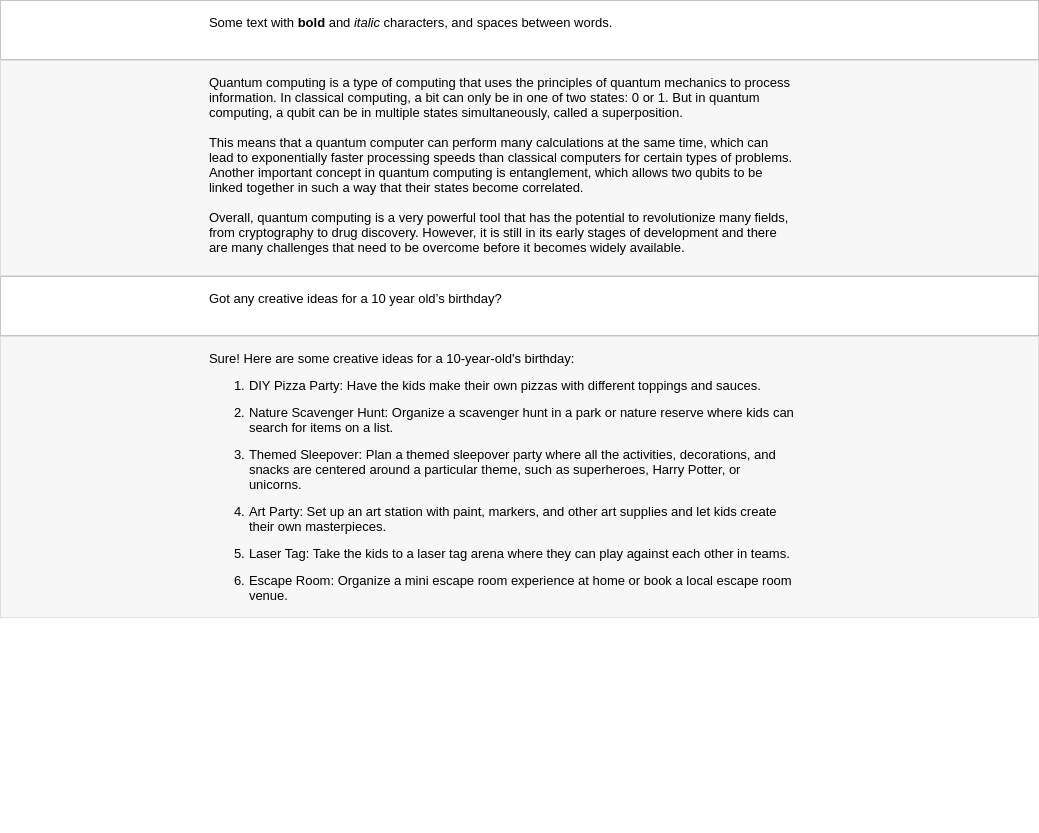
<?xml version="1.0" encoding="UTF-8"?>
<ui version="4.0">
 <class>Form</class>
 <widget class="QWidget" name="Form">
  <property name="geometry">
   <rect>
    <x>0</x>
    <y>0</y>
    <width>1039</width>
    <height>833</height>
   </rect>
  </property>
  <property name="windowTitle">
   <string>Form</string>
  </property>
  <property name="styleSheet">
   <string notr="true">QPushButton,
QLabel {
	border: none;
	padding: 5px;
}

QWidget {
	background: #fff;
}
</string>
  </property>
  <layout class="QVBoxLayout" name="verticalLayout_5">
   <property name="spacing">
    <number>0</number>
   </property>
   <property name="leftMargin">
    <number>0</number>
   </property>
   <property name="topMargin">
    <number>0</number>
   </property>
   <property name="rightMargin">
    <number>0</number>
   </property>
   <property name="bottomMargin">
    <number>0</number>
   </property>
   <item>
    <widget class="QFrame" name="frame_22">
     <property name="styleSheet">
      <string notr="true">background: #fff;

</string>
     </property>
     <property name="frameShape">
      <enum>QFrame::StyledPanel</enum>
     </property>
     <property name="frameShadow">
      <enum>QFrame::Raised</enum>
     </property>
     <layout class="QGridLayout" name="gridLayout_14">
      <property name="leftMargin">
       <number>9</number>
      </property>
      <item row="0" column="3" rowspan="3">
       <widget class="QFrame" name="frame_24">
        <property name="minimumSize">
         <size>
          <width>80</width>
          <height>0</height>
         </size>
        </property>
        <property name="maximumSize">
         <size>
          <width>80</width>
          <height>16777215</height>
         </size>
        </property>
        <property name="styleSheet">
         <string notr="true">border:none;</string>
        </property>
        <property name="frameShape">
         <enum>QFrame::StyledPanel</enum>
        </property>
        <property name="frameShadow">
         <enum>QFrame::Raised</enum>
        </property>
        <layout class="QGridLayout" name="gridLayout_15">
         <property name="leftMargin">
          <number>0</number>
         </property>
         <property name="topMargin">
          <number>0</number>
         </property>
         <property name="rightMargin">
          <number>0</number>
         </property>
         <property name="bottomMargin">
          <number>0</number>
         </property>
         <property name="horizontalSpacing">
          <number>0</number>
         </property>
         <item row="0" column="0">
          <widget class="QPushButton" name="pushButton_13">
           <property name="styleSheet">
            <string notr="true"/>
           </property>
           <property name="text">
            <string/>
           </property>
           <property name="icon">
            <iconset>
             <normaloff>:/icons/static/icons/pencil-square.svg</normaloff>:/icons/static/icons/pencil-square.svg</iconset>
           </property>
          </widget>
         </item>
         <item row="0" column="3">
          <spacer name="horizontalSpacer_27">
           <property name="orientation">
            <enum>Qt::Horizontal</enum>
           </property>
           <property name="sizeHint" stdset="0">
            <size>
             <width>40</width>
             <height>20</height>
            </size>
           </property>
          </spacer>
         </item>
         <item row="1" column="0" colspan="2">
          <spacer name="verticalSpacer_17">
           <property name="orientation">
            <enum>Qt::Vertical</enum>
           </property>
           <property name="sizeHint" stdset="0">
            <size>
             <width>20</width>
             <height>9</height>
            </size>
           </property>
          </spacer>
         </item>
        </layout>
       </widget>
      </item>
      <item row="0" column="1" rowspan="3">
       <widget class="QFrame" name="frame_23">
        <property name="styleSheet">
         <string notr="true">border:none;</string>
        </property>
        <property name="frameShape">
         <enum>QFrame::StyledPanel</enum>
        </property>
        <property name="frameShadow">
         <enum>QFrame::Raised</enum>
        </property>
        <layout class="QVBoxLayout" name="verticalLayout_7">
         <property name="spacing">
          <number>0</number>
         </property>
         <property name="leftMargin">
          <number>0</number>
         </property>
         <property name="topMargin">
          <number>0</number>
         </property>
         <property name="rightMargin">
          <number>0</number>
         </property>
         <property name="bottomMargin">
          <number>0</number>
         </property>
         <item>
          <widget class="QPushButton" name="pushButton">
           <property name="text">
            <string/>
           </property>
           <property name="icon">
            <iconset>
             <normaloff>:/icons/static/icons/input.png</normaloff>:/icons/static/icons/input.png</iconset>
           </property>
           <property name="iconSize">
            <size>
             <width>30</width>
             <height>30</height>
            </size>
           </property>
          </widget>
         </item>
         <item>
          <spacer name="verticalSpacer_16">
           <property name="orientation">
            <enum>Qt::Vertical</enum>
           </property>
           <property name="sizeHint" stdset="0">
            <size>
             <width>20</width>
             <height>3</height>
            </size>
           </property>
          </spacer>
         </item>
        </layout>
       </widget>
      </item>
      <item row="0" column="0" rowspan="3">
       <spacer name="horizontalSpacer_25">
        <property name="orientation">
         <enum>Qt::Horizontal</enum>
        </property>
        <property name="sizeHint" stdset="0">
         <size>
          <width>40</width>
          <height>20</height>
         </size>
        </property>
       </spacer>
      </item>
      <item row="0" column="4" rowspan="3">
       <spacer name="horizontalSpacer_26">
        <property name="orientation">
         <enum>Qt::Horizontal</enum>
        </property>
        <property name="sizeHint" stdset="0">
         <size>
          <width>40</width>
          <height>20</height>
         </size>
        </property>
       </spacer>
      </item>
      <item row="0" column="2" rowspan="2">
       <widget class="QLabel" name="label_13">
        <property name="minimumSize">
         <size>
          <width>600</width>
          <height>0</height>
         </size>
        </property>
        <property name="maximumSize">
         <size>
          <width>600</width>
          <height>16777215</height>
         </size>
        </property>
        <property name="font">
         <font>
          <pointsize>10</pointsize>
         </font>
        </property>
        <property name="styleSheet">
         <string notr="true"/>
        </property>
        <property name="text">
         <string>&lt;html&gt;Some text with &lt;b&gt;bold&lt;/b&gt; and &lt;i&gt;italic&lt;/i&gt; characters, and spaces between words.&lt;/html&gt;</string>
        </property>
        <property name="wordWrap">
         <bool>true</bool>
        </property>
        <property name="textInteractionFlags">
         <set>Qt::LinksAccessibleByKeyboard|Qt::LinksAccessibleByMouse|Qt::TextBrowserInteraction|Qt::TextSelectableByKeyboard|Qt::TextSelectableByMouse</set>
        </property>
       </widget>
      </item>
     </layout>
    </widget>
   </item>
   <item>
    <widget class="QFrame" name="frame_9">
     <property name="styleSheet">
      <string notr="true">background: #f7f7f8;
border: 0.5px solid #dededf;
</string>
     </property>
     <property name="frameShape">
      <enum>QFrame::StyledPanel</enum>
     </property>
     <property name="frameShadow">
      <enum>QFrame::Raised</enum>
     </property>
     <layout class="QGridLayout" name="gridLayout_11">
      <property name="leftMargin">
       <number>9</number>
      </property>
      <item row="0" column="3" rowspan="2">
       <widget class="QFrame" name="frame_10">
        <property name="minimumSize">
         <size>
          <width>80</width>
          <height>0</height>
         </size>
        </property>
        <property name="maximumSize">
         <size>
          <width>80</width>
          <height>16777215</height>
         </size>
        </property>
        <property name="styleSheet">
         <string notr="true">border:none;</string>
        </property>
        <property name="frameShape">
         <enum>QFrame::StyledPanel</enum>
        </property>
        <property name="frameShadow">
         <enum>QFrame::Raised</enum>
        </property>
        <layout class="QGridLayout" name="gridLayout_2">
         <property name="leftMargin">
          <number>0</number>
         </property>
         <property name="topMargin">
          <number>0</number>
         </property>
         <property name="rightMargin">
          <number>0</number>
         </property>
         <property name="bottomMargin">
          <number>0</number>
         </property>
         <property name="spacing">
          <number>0</number>
         </property>
         <item row="1" column="0">
          <spacer name="verticalSpacer_3">
           <property name="orientation">
            <enum>Qt::Vertical</enum>
           </property>
           <property name="sizeHint" stdset="0">
            <size>
             <width>20</width>
             <height>9</height>
            </size>
           </property>
          </spacer>
         </item>
         <item row="0" column="0">
          <widget class="QPushButton" name="pushButton_14">
           <property name="text">
            <string/>
           </property>
           <property name="icon">
            <iconset>
             <normaloff>:/icons/static/icons/thumb_up.svg</normaloff>:/icons/static/icons/thumb_up.svg</iconset>
           </property>
           <property name="iconSize">
            <size>
             <width>18</width>
             <height>18</height>
            </size>
           </property>
          </widget>
         </item>
         <item row="0" column="1">
          <widget class="QPushButton" name="pushButton_15">
           <property name="text">
            <string/>
           </property>
           <property name="icon">
            <iconset>
             <normaloff>:/icons/static/icons/thumb_down.svg</normaloff>:/icons/static/icons/thumb_down.svg</iconset>
           </property>
          </widget>
         </item>
         <item row="0" column="2">
          <spacer name="horizontalSpacer_7">
           <property name="orientation">
            <enum>Qt::Horizontal</enum>
           </property>
           <property name="sizeHint" stdset="0">
            <size>
             <width>40</width>
             <height>20</height>
            </size>
           </property>
          </spacer>
         </item>
        </layout>
       </widget>
      </item>
      <item row="0" column="1" rowspan="2">
       <widget class="QFrame" name="frame_12">
        <property name="styleSheet">
         <string notr="true">border:none;</string>
        </property>
        <property name="frameShape">
         <enum>QFrame::StyledPanel</enum>
        </property>
        <property name="frameShadow">
         <enum>QFrame::Raised</enum>
        </property>
        <layout class="QVBoxLayout" name="verticalLayout_2">
         <property name="spacing">
          <number>0</number>
         </property>
         <property name="leftMargin">
          <number>0</number>
         </property>
         <property name="topMargin">
          <number>0</number>
         </property>
         <property name="rightMargin">
          <number>0</number>
         </property>
         <property name="bottomMargin">
          <number>0</number>
         </property>
         <item>
          <widget class="QPushButton" name="pushButton_2">
           <property name="text">
            <string/>
           </property>
           <property name="icon">
            <iconset>
             <normaloff>:/icons/static/icons/chatGTP.png</normaloff>:/icons/static/icons/chatGTP.png</iconset>
           </property>
           <property name="iconSize">
            <size>
             <width>30</width>
             <height>30</height>
            </size>
           </property>
          </widget>
         </item>
         <item>
          <spacer name="verticalSpacer_4">
           <property name="orientation">
            <enum>Qt::Vertical</enum>
           </property>
           <property name="sizeHint" stdset="0">
            <size>
             <width>20</width>
             <height>3</height>
            </size>
           </property>
          </spacer>
         </item>
        </layout>
       </widget>
      </item>
      <item row="0" column="0" rowspan="2">
       <spacer name="horizontalSpacer_14">
        <property name="orientation">
         <enum>Qt::Horizontal</enum>
        </property>
        <property name="sizeHint" stdset="0">
         <size>
          <width>40</width>
          <height>20</height>
         </size>
        </property>
       </spacer>
      </item>
      <item row="0" column="4" rowspan="2">
       <spacer name="horizontalSpacer_12">
        <property name="orientation">
         <enum>Qt::Horizontal</enum>
        </property>
        <property name="sizeHint" stdset="0">
         <size>
          <width>40</width>
          <height>20</height>
         </size>
        </property>
       </spacer>
      </item>
      <item row="0" column="2">
       <widget class="QLabel" name="label_4">
        <property name="minimumSize">
         <size>
          <width>600</width>
          <height>0</height>
         </size>
        </property>
        <property name="maximumSize">
         <size>
          <width>600</width>
          <height>16777215</height>
         </size>
        </property>
        <property name="font">
         <font>
          <pointsize>10</pointsize>
         </font>
        </property>
        <property name="styleSheet">
         <string notr="true">border: none;</string>
        </property>
        <property name="text">
         <string>Quantum computing is a type of computing that uses the principles of quantum mechanics to process information. In classical computing, a bit can only be in one of two states: 0 or 1. But in quantum computing, a qubit can be in multiple states simultaneously, called a superposition.

This means that a quantum computer can perform many calculations at the same time, which can lead to exponentially faster processing speeds than classical computers for certain types of problems. Another important concept in quantum computing is entanglement, which allows two qubits to be linked together in such a way that their states become correlated.

Overall, quantum computing is a very powerful tool that has the potential to revolutionize many fields, from cryptography to drug discovery. However, it is still in its early stages of development and there are many challenges that need to be overcome before it becomes widely available.</string>
        </property>
        <property name="wordWrap">
         <bool>true</bool>
        </property>
        <property name="textInteractionFlags">
         <set>Qt::LinksAccessibleByKeyboard|Qt::LinksAccessibleByMouse|Qt::TextBrowserInteraction|Qt::TextSelectableByKeyboard|Qt::TextSelectableByMouse</set>
        </property>
       </widget>
      </item>
     </layout>
    </widget>
   </item>
   <item>
    <widget class="QFrame" name="frame_19">
     <property name="minimumSize">
      <size>
       <width>6</width>
       <height>0</height>
      </size>
     </property>
     <property name="styleSheet">
      <string notr="true">background: #fff;
</string>
     </property>
     <property name="frameShape">
      <enum>QFrame::StyledPanel</enum>
     </property>
     <property name="frameShadow">
      <enum>QFrame::Raised</enum>
     </property>
     <layout class="QGridLayout" name="gridLayout_13">
      <property name="leftMargin">
       <number>9</number>
      </property>
      <item row="0" column="0" rowspan="3">
       <spacer name="horizontalSpacer_22">
        <property name="orientation">
         <enum>Qt::Horizontal</enum>
        </property>
        <property name="sizeHint" stdset="0">
         <size>
          <width>40</width>
          <height>20</height>
         </size>
        </property>
       </spacer>
      </item>
      <item row="0" column="1" rowspan="3">
       <widget class="QFrame" name="frame_20">
        <property name="styleSheet">
         <string notr="true">border:none;</string>
        </property>
        <property name="frameShape">
         <enum>QFrame::StyledPanel</enum>
        </property>
        <property name="frameShadow">
         <enum>QFrame::Raised</enum>
        </property>
        <layout class="QVBoxLayout" name="verticalLayout_6">
         <property name="spacing">
          <number>0</number>
         </property>
         <property name="leftMargin">
          <number>0</number>
         </property>
         <property name="topMargin">
          <number>0</number>
         </property>
         <property name="rightMargin">
          <number>0</number>
         </property>
         <property name="bottomMargin">
          <number>0</number>
         </property>
         <item>
          <widget class="QPushButton" name="pushButton_3">
           <property name="text">
            <string/>
           </property>
           <property name="icon">
            <iconset>
             <normaloff>:/icons/static/icons/input.png</normaloff>:/icons/static/icons/input.png</iconset>
           </property>
           <property name="iconSize">
            <size>
             <width>30</width>
             <height>30</height>
            </size>
           </property>
          </widget>
         </item>
         <item>
          <spacer name="verticalSpacer_14">
           <property name="orientation">
            <enum>Qt::Vertical</enum>
           </property>
           <property name="sizeHint" stdset="0">
            <size>
             <width>20</width>
             <height>3</height>
            </size>
           </property>
          </spacer>
         </item>
        </layout>
       </widget>
      </item>
      <item row="0" column="4" rowspan="3">
       <spacer name="horizontalSpacer_23">
        <property name="orientation">
         <enum>Qt::Horizontal</enum>
        </property>
        <property name="sizeHint" stdset="0">
         <size>
          <width>40</width>
          <height>20</height>
         </size>
        </property>
       </spacer>
      </item>
      <item row="0" column="3" rowspan="3">
       <widget class="QFrame" name="frame_21">
        <property name="minimumSize">
         <size>
          <width>80</width>
          <height>0</height>
         </size>
        </property>
        <property name="maximumSize">
         <size>
          <width>80</width>
          <height>16777215</height>
         </size>
        </property>
        <property name="styleSheet">
         <string notr="true">border:none;</string>
        </property>
        <property name="frameShape">
         <enum>QFrame::StyledPanel</enum>
        </property>
        <property name="frameShadow">
         <enum>QFrame::Raised</enum>
        </property>
        <layout class="QGridLayout" name="gridLayout_10">
         <property name="leftMargin">
          <number>0</number>
         </property>
         <property name="topMargin">
          <number>0</number>
         </property>
         <property name="rightMargin">
          <number>0</number>
         </property>
         <property name="bottomMargin">
          <number>0</number>
         </property>
         <property name="horizontalSpacing">
          <number>0</number>
         </property>
         <item row="0" column="0">
          <widget class="QPushButton" name="pushButton_12">
           <property name="styleSheet">
            <string notr="true"/>
           </property>
           <property name="text">
            <string/>
           </property>
           <property name="icon">
            <iconset>
             <normaloff>:/icons/static/icons/pencil-square.svg</normaloff>:/icons/static/icons/pencil-square.svg</iconset>
           </property>
          </widget>
         </item>
         <item row="0" column="3">
          <spacer name="horizontalSpacer_24">
           <property name="orientation">
            <enum>Qt::Horizontal</enum>
           </property>
           <property name="sizeHint" stdset="0">
            <size>
             <width>40</width>
             <height>20</height>
            </size>
           </property>
          </spacer>
         </item>
         <item row="1" column="0" colspan="2">
          <spacer name="verticalSpacer_15">
           <property name="orientation">
            <enum>Qt::Vertical</enum>
           </property>
           <property name="sizeHint" stdset="0">
            <size>
             <width>20</width>
             <height>9</height>
            </size>
           </property>
          </spacer>
         </item>
        </layout>
       </widget>
      </item>
      <item row="0" column="2" rowspan="2">
       <widget class="QLabel" name="label_10">
        <property name="minimumSize">
         <size>
          <width>600</width>
          <height>0</height>
         </size>
        </property>
        <property name="maximumSize">
         <size>
          <width>600</width>
          <height>16777215</height>
         </size>
        </property>
        <property name="font">
         <font>
          <pointsize>10</pointsize>
         </font>
        </property>
        <property name="styleSheet">
         <string notr="true"/>
        </property>
        <property name="text">
         <string>Got any creative ideas for a 10 year old’s birthday?</string>
        </property>
        <property name="wordWrap">
         <bool>true</bool>
        </property>
        <property name="textInteractionFlags">
         <set>Qt::LinksAccessibleByKeyboard|Qt::LinksAccessibleByMouse|Qt::TextBrowserInteraction|Qt::TextSelectableByKeyboard|Qt::TextSelectableByMouse</set>
        </property>
       </widget>
      </item>
     </layout>
    </widget>
   </item>
   <item>
    <widget class="QFrame" name="frame_14">
     <property name="styleSheet">
      <string notr="true">background: #f7f7f8;
border: 0.5px solid #dededf;
</string>
     </property>
     <property name="frameShape">
      <enum>QFrame::StyledPanel</enum>
     </property>
     <property name="frameShadow">
      <enum>QFrame::Raised</enum>
     </property>
     <layout class="QGridLayout" name="gridLayout_12">
      <property name="leftMargin">
       <number>9</number>
      </property>
      <item row="0" column="3" rowspan="3">
       <widget class="QFrame" name="frame_15">
        <property name="minimumSize">
         <size>
          <width>80</width>
          <height>0</height>
         </size>
        </property>
        <property name="maximumSize">
         <size>
          <width>80</width>
          <height>16777215</height>
         </size>
        </property>
        <property name="styleSheet">
         <string notr="true">border:none;</string>
        </property>
        <property name="frameShape">
         <enum>QFrame::StyledPanel</enum>
        </property>
        <property name="frameShadow">
         <enum>QFrame::Raised</enum>
        </property>
        <layout class="QGridLayout" name="gridLayout_4">
         <property name="leftMargin">
          <number>0</number>
         </property>
         <property name="topMargin">
          <number>0</number>
         </property>
         <property name="rightMargin">
          <number>0</number>
         </property>
         <property name="bottomMargin">
          <number>0</number>
         </property>
         <property name="horizontalSpacing">
          <number>0</number>
         </property>
         <item row="0" column="3">
          <spacer name="horizontalSpacer_17">
           <property name="orientation">
            <enum>Qt::Horizontal</enum>
           </property>
           <property name="sizeHint" stdset="0">
            <size>
             <width>40</width>
             <height>20</height>
            </size>
           </property>
          </spacer>
         </item>
         <item row="0" column="0">
          <widget class="QPushButton" name="pushButton_17">
           <property name="text">
            <string/>
           </property>
           <property name="icon">
            <iconset>
             <normaloff>:/icons/static/icons/thumb_up.svg</normaloff>:/icons/static/icons/thumb_up.svg</iconset>
           </property>
           <property name="iconSize">
            <size>
             <width>18</width>
             <height>18</height>
            </size>
           </property>
          </widget>
         </item>
         <item row="0" column="1">
          <widget class="QPushButton" name="pushButton_16">
           <property name="text">
            <string/>
           </property>
           <property name="icon">
            <iconset>
             <normaloff>:/icons/static/icons/thumb_down.svg</normaloff>:/icons/static/icons/thumb_down.svg</iconset>
           </property>
           <property name="iconSize">
            <size>
             <width>18</width>
             <height>18</height>
            </size>
           </property>
          </widget>
         </item>
         <item row="1" column="0">
          <spacer name="verticalSpacer_7">
           <property name="orientation">
            <enum>Qt::Vertical</enum>
           </property>
           <property name="sizeHint" stdset="0">
            <size>
             <width>20</width>
             <height>9</height>
            </size>
           </property>
          </spacer>
         </item>
        </layout>
       </widget>
      </item>
      <item row="0" column="2" rowspan="3">
       <widget class="QLabel" name="label">
        <property name="minimumSize">
         <size>
          <width>600</width>
          <height>0</height>
         </size>
        </property>
        <property name="maximumSize">
         <size>
          <width>600</width>
          <height>16777215</height>
         </size>
        </property>
        <property name="font">
         <font>
          <pointsize>10</pointsize>
         </font>
        </property>
        <property name="styleSheet">
         <string notr="true">border: none;</string>
        </property>
        <property name="text">
         <string>&lt;html&gt;&lt;head/&gt;&lt;body&gt;&lt;p&gt;Sure! Here are some creative ideas for a 10-year-old's birthday:&lt;/p&gt;&lt;ol style=&quot;margin-top: 0px; margin-bottom: 0px; margin-left: 0px; margin-right: 0px; -qt-list-indent: 1;&quot;&gt;&lt;li style=&quot; margin-top:12px; margin-bottom:12px; margin-left:0px; margin-right:0px; -qt-block-indent:0; text-indent:0px;&quot;&gt;DIY Pizza Party: Have the kids make their own pizzas with different toppings and sauces.&lt;/li&gt;&lt;li style=&quot; margin-top:12px; margin-bottom:12px; margin-left:0px; margin-right:0px; -qt-block-indent:0; text-indent:0px;&quot;&gt;Nature Scavenger Hunt: Organize a scavenger hunt in a park or nature reserve where kids can search for items on a list.&lt;/li&gt;&lt;li style=&quot; margin-top:12px; margin-bottom:12px; margin-left:0px; margin-right:0px; -qt-block-indent:0; text-indent:0px;&quot;&gt;Themed Sleepover: Plan a themed sleepover party where all the activities, decorations, and snacks are centered around a particular theme, such as superheroes, Harry Potter, or unicorns.&lt;/li&gt;&lt;li style=&quot; margin-top:12px; margin-bottom:12px; margin-left:0px; margin-right:0px; -qt-block-indent:0; text-indent:0px;&quot;&gt;Art Party: Set up an art station with paint, markers, and other art supplies and let kids create their own masterpieces.&lt;/li&gt;&lt;li style=&quot; margin-top:12px; margin-bottom:12px; margin-left:0px; margin-right:0px; -qt-block-indent:0; text-indent:0px;&quot;&gt;Laser Tag: Take the kids to a laser tag arena where they can play against each other in teams.&lt;/li&gt;&lt;li style=&quot; margin-top:12px; margin-bottom:12px; margin-left:0px; margin-right:0px; -qt-block-indent:0; text-indent:0px;&quot;&gt;Escape Room: Organize a mini escape room experience at home or book a local escape room venue.&lt;/li&gt;&lt;/ol&gt;&lt;/body&gt;&lt;/html&gt;</string>
        </property>
        <property name="wordWrap">
         <bool>true</bool>
        </property>
        <property name="textInteractionFlags">
         <set>Qt::LinksAccessibleByKeyboard|Qt::LinksAccessibleByMouse|Qt::TextBrowserInteraction|Qt::TextSelectableByKeyboard|Qt::TextSelectableByMouse</set>
        </property>
       </widget>
      </item>
      <item row="0" column="4" rowspan="3">
       <spacer name="horizontalSpacer_16">
        <property name="orientation">
         <enum>Qt::Horizontal</enum>
        </property>
        <property name="sizeHint" stdset="0">
         <size>
          <width>40</width>
          <height>20</height>
         </size>
        </property>
       </spacer>
      </item>
      <item row="0" column="1" rowspan="3">
       <widget class="QFrame" name="frame_16">
        <property name="styleSheet">
         <string notr="true">border:none;</string>
        </property>
        <property name="frameShape">
         <enum>QFrame::StyledPanel</enum>
        </property>
        <property name="frameShadow">
         <enum>QFrame::Raised</enum>
        </property>
        <layout class="QVBoxLayout" name="verticalLayout_4">
         <property name="spacing">
          <number>0</number>
         </property>
         <property name="leftMargin">
          <number>0</number>
         </property>
         <property name="topMargin">
          <number>0</number>
         </property>
         <property name="rightMargin">
          <number>0</number>
         </property>
         <property name="bottomMargin">
          <number>0</number>
         </property>
         <item>
          <widget class="QPushButton" name="pushButton_8">
           <property name="text">
            <string/>
           </property>
           <property name="icon">
            <iconset>
             <normaloff>:/icons/static/icons/chatGTP.png</normaloff>:/icons/static/icons/chatGTP.png</iconset>
           </property>
           <property name="iconSize">
            <size>
             <width>30</width>
             <height>30</height>
            </size>
           </property>
          </widget>
         </item>
         <item>
          <spacer name="verticalSpacer_8">
           <property name="orientation">
            <enum>Qt::Vertical</enum>
           </property>
           <property name="sizeHint" stdset="0">
            <size>
             <width>20</width>
             <height>3</height>
            </size>
           </property>
          </spacer>
         </item>
        </layout>
       </widget>
      </item>
      <item row="0" column="0" rowspan="3">
       <spacer name="horizontalSpacer_20">
        <property name="orientation">
         <enum>Qt::Horizontal</enum>
        </property>
        <property name="sizeHint" stdset="0">
         <size>
          <width>40</width>
          <height>20</height>
         </size>
        </property>
       </spacer>
      </item>
     </layout>
    </widget>
   </item>
   <item>
    <spacer name="verticalSpacer_13">
     <property name="orientation">
      <enum>Qt::Vertical</enum>
     </property>
     <property name="sizeHint" stdset="0">
      <size>
       <width>20</width>
       <height>293</height>
      </size>
     </property>
    </spacer>
   </item>
  </layout>
 </widget>
 <resources/>
 <connections/>
</ui>
